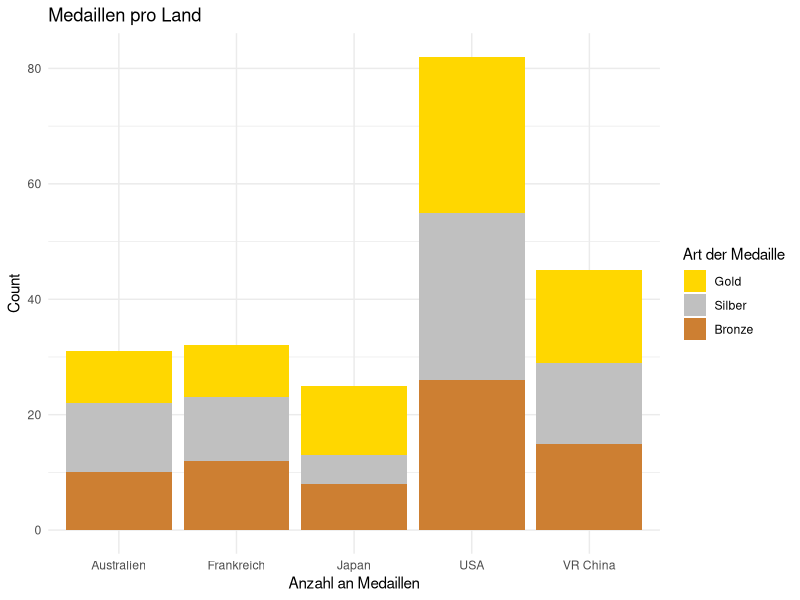
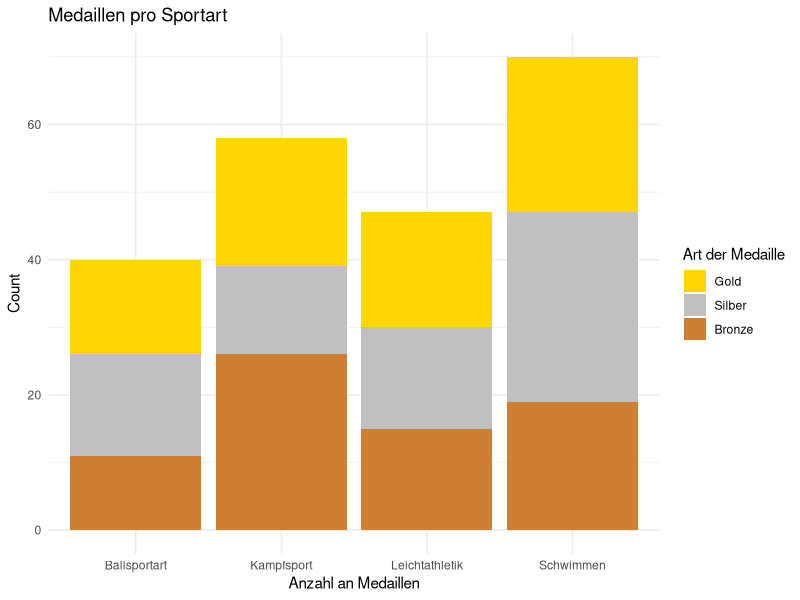
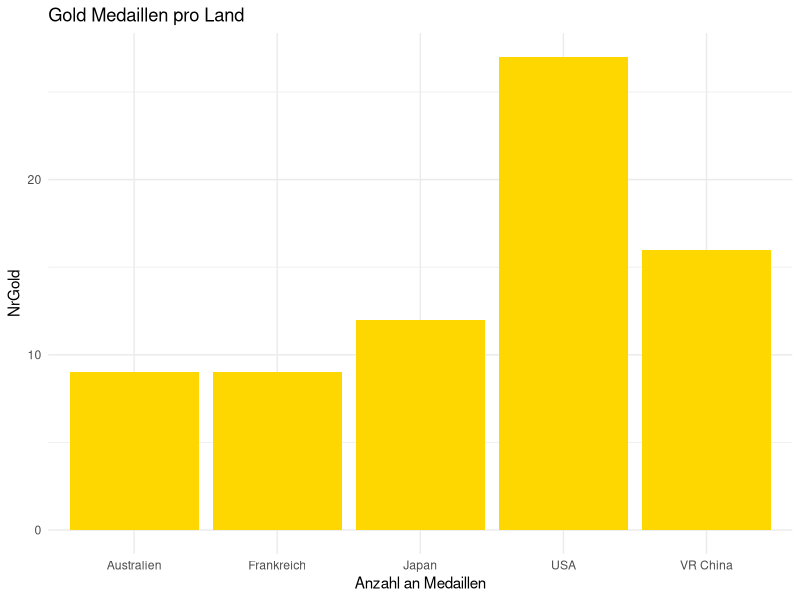
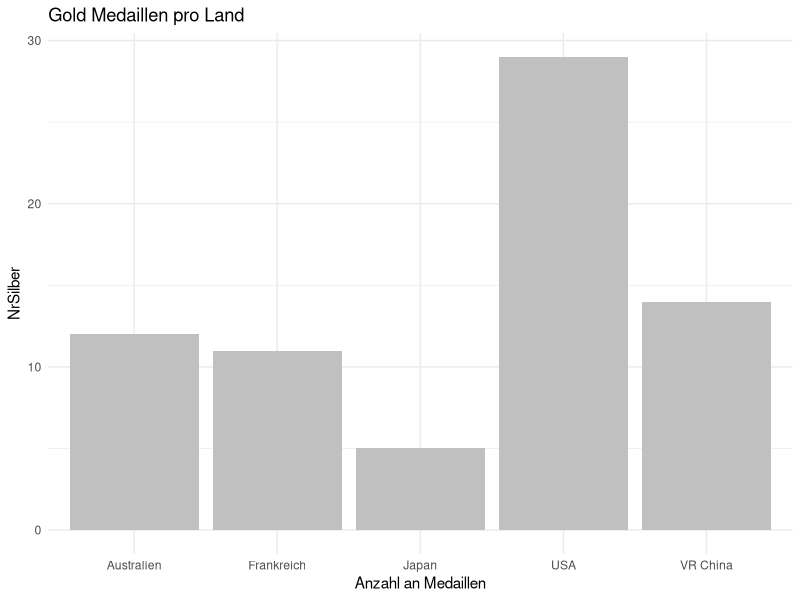
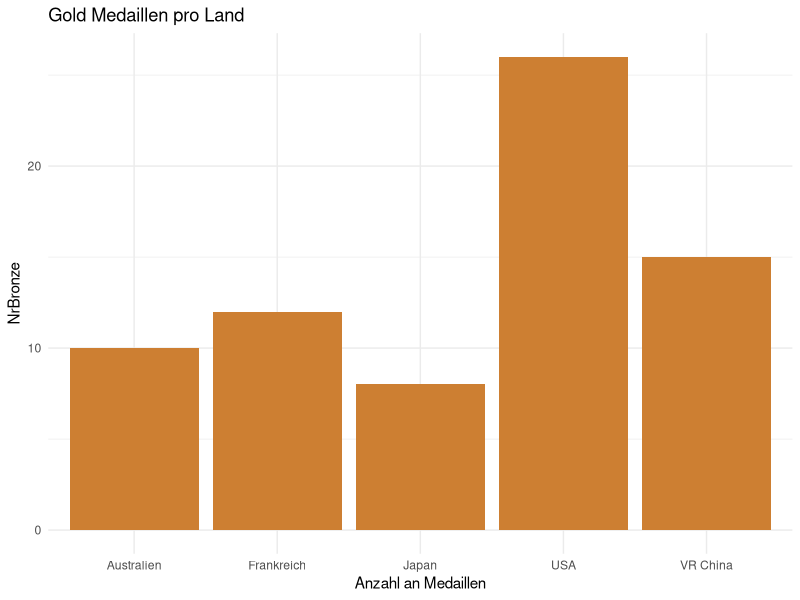

R code for these plots, in order:
library(readxl)
library(ggplot2)
library(tidyr)

df <- read_excel("Medaillen.xlsx")
head(df)
summary(df)
df$Land <- factor(df$Land)
df$Sportart <- factor(df$Sportart)
 
# Deskriptive Statistiken
data_long <- df %>%
  pivot_longer(cols = NrGold:NrBronze,  
               names_to = "Medal_Type",  
               values_to = "Count")  


data_long$Land <- factor(data_long$Land)
data_long$Sportart <- factor(data_long$Sportart)
data_long$Medal_Type <- factor(data_long$Medal_Type)
summary(data_long)

levels(data_long$Medal_Type) <- c("Bronze", "Gold", "Silber")
data_long$Medal_Type <- factor(data_long$Medal_Type, levels = c("Gold", "Silber", "Bronze"))

# Medaillen pro Land
ggplot(data_long, aes(x = Land, y = Count, fill = Medal_Type)) +
  geom_bar(stat = "identity") +
  labs(
    title = "Medaillen pro Land",
    x = "Anzahl an Medaillen",
    fill = "Art der Medaille"
  ) +
  theme_minimal() +
  scale_fill_manual(values = c("Gold" = "gold", 
                               "Silber" = "#C0C0C0", "Bronze" = "#cd7f32"))

# Medaillen pro Sportart
ggplot(data_long, aes(x = Sportart, y = Count, fill = Medal_Type)) +
  geom_bar(stat = "identity") +
  labs(
    title = "Medaillen pro Sportart",
    x = "Anzahl an Medaillen",
    fill = "Art der Medaille"
  ) +
  theme_minimal() +
  scale_fill_manual(values = c("Gold" = "gold", 
                               "Silber" = "#C0C0C0", "Bronze" = "#cd7f32"))

# Gold Medaillen pro Land
ggplot(df, aes(x = Land, y = NrGold)) +
  geom_bar(stat = "identity", fill = "gold") +
  labs(
    title = "Gold Medaillen pro Land",
    x = "Anzahl an Medaillen",
    fill = "Art der Medaille"
  ) +
  theme_minimal()

# Gold Medaillen pro Land
ggplot(df, aes(x = Land, y = NrSilber)) +
  geom_bar(stat = "identity", fill = "#C0C0C0") +
  labs(
    title = "Gold Medaillen pro Land",
    x = "Anzahl an Medaillen",
    fill = "Art der Medaille"
  ) +
  theme_minimal()

# Bronze Medaillen pro Land
ggplot(df, aes(x = Land, y = NrBronze)) +
  geom_bar(stat = "identity", fill = "#cd7f32") +
  labs(
    title = "Gold Medaillen pro Land",
    x = "Anzahl an Medaillen",
    fill = "Art der Medaille"
  ) +
  theme_minimal()

contingency_table <- xtabs(Total ~ Land + Sportart, data = df)
chisq.test(contingency_table)

# Für den Chi-Quadrat-Test auf Unabhängigkeit sollte die erwartete Häufigkeit 
# in jeder Kategorie mindestens 5 betragen.

test <- chisq.test(contingency_table)
expected_frequencies <- test$expected
print(expected_frequencies)